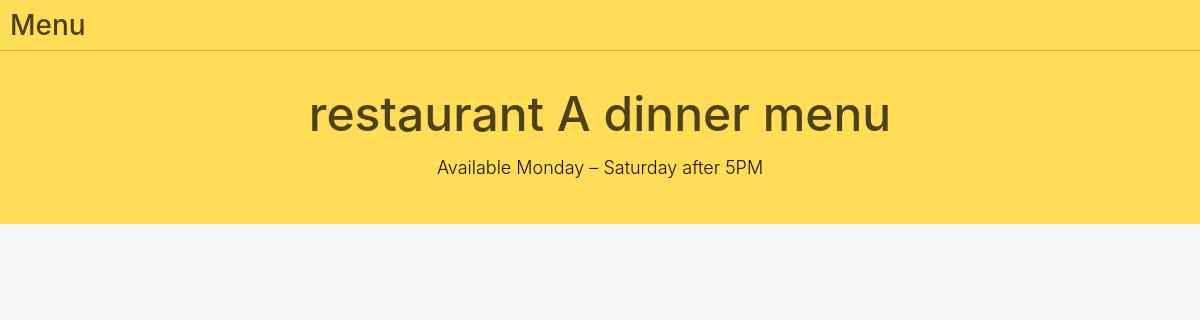
Page /menu/5/ on the earlier database version.
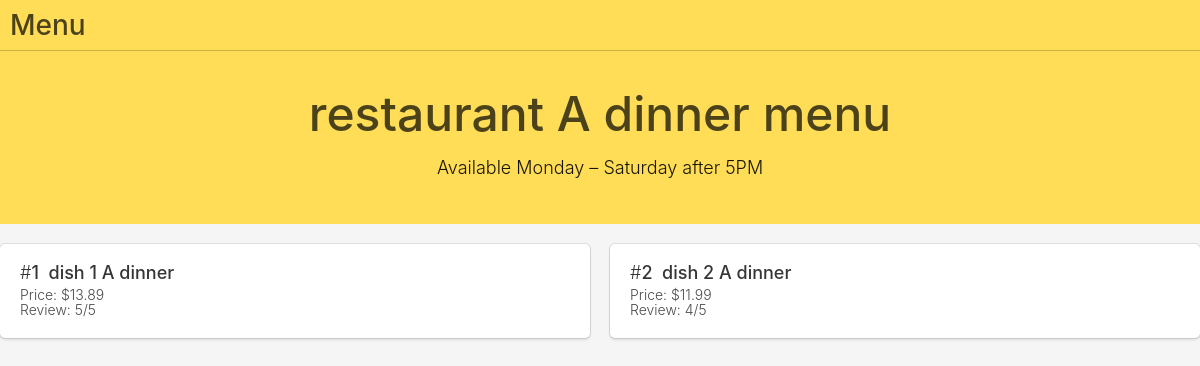
Same page on the later database version.
### canteen/models.py (models this page shows, shortened)
class Menu(models.Model):
    id = models.IntegerField(primary_key=True)
    name = models.CharField(max_length=30)
    info = models.CharField(max_length = 200)
    last_updated = models.DateTimeField(auto_now_add=True)
    restaurant = models.ForeignKey(Canteen)
    menu_type = models.CharField(max_length=10, null=True)

class Dish(models.Model):
    id = models.IntegerField(primary_key=True)
    num = models.CharField(max_length=10, null=True)
    name = models.CharField(max_length=100)
    price = models.FloatField(null=True)
    menu = models.ForeignKey(Menu, null=True)
    restaurant = models.ForeignKey(Canteen, null=True)
    nums_stars = models.IntegerField(null=True, blank=True)
    class Meta:
        ordering = ['-nums_stars']

### canteen/views.py (the view)
# urls.py: url(r'^menu/(?P<menu_ID>\d+)/$', views.menu, name='menu_view'),
def menu(request, menu_ID):
    try:
        idx = int(menu_ID)
        menu = Menu.objects.get(id = idx)
    except ValueError:
        raise Http404()
    dish_list = Dish.objects.filter(menu_id=idx)
    return render(request, 'canteen/menu.html', {'canteen': menu.restaurant,'menu': menu, 'dish_list': dish_list})

### canteen/templates/canteen/menu.html (shortened to what this page needs)
<!DOCTYPE html>
<html>
    <head>
        {% load static %}
        <link rel="stylesheet" href="{% static 'canteen/bulma/css/bulma.css' %}" />
        <link rel="stylesheet" href="{% static 'canteen/font-awesome-4.7.0/css/font-awesome.min.css' %}" />
    </head>
    <body>
    <section class="hero is-warning">
    <div class="hero-head">
      <header class="nav">
        <div class="container">
          <div class="nav-item">
            <a class="title" href="">
              <strong>Menu</strong>
            </a>
          </div>
          <div class="nav-right nav-menu">
            <span class="nav-item">
            </span>
          </div>
        </div>
      </header>
    </div>
    <div class="hero-body">
      <div class="container has-text-centered">
        <h1 class="title is-1">
       	{% if menu %}
          <strong>{{ menu.name }}</strong>
          <div class="subtitle">
            <br>{{ menu.info }}
          </div>
         {% endif %}
        </h1>
      </div>
    </div>
      </section>
  <div class="container">
    <div class="column is-narrow"></div>
       {% for each in dish_list %}
           {% if forloop.counter0|divisibleby:2 %}
           		<div class="columns">
           {% endif %}
   				<div class="column is-half">
   					<div class="box">
                  <p class="title is-5">#<strong>{{ each.num }}&nbsp;&nbsp;{{ each.name }}</strong></p>
      					  <p class="subtitle is-6">
      					  	Price: ${{ each.price }}
      					  	<br>
      					    Review: {{ each.nums_stars }}/5</p>
   				  </div>
   				</div>
   			{% if not forloop.counter0|divisibleby:2 %}
   			 	</div>
    		{% endif %}
       {% endfor %}
	</div>
</body>
</html>

Differences in the rows shown:
added Dish: num "1", name "dish 1 A dinner", price "13.89", nums_stars "5"
now on this page (row edited): Dish: num "2", name "dish 2 A dinner", price "11.99", nums_stars "4"
